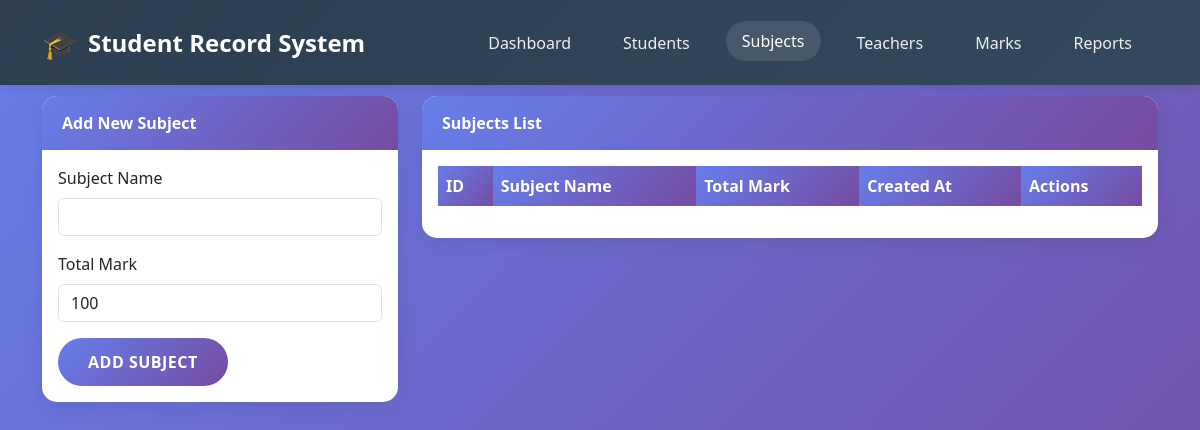
Page /pages/subjects.php on the earlier database version.
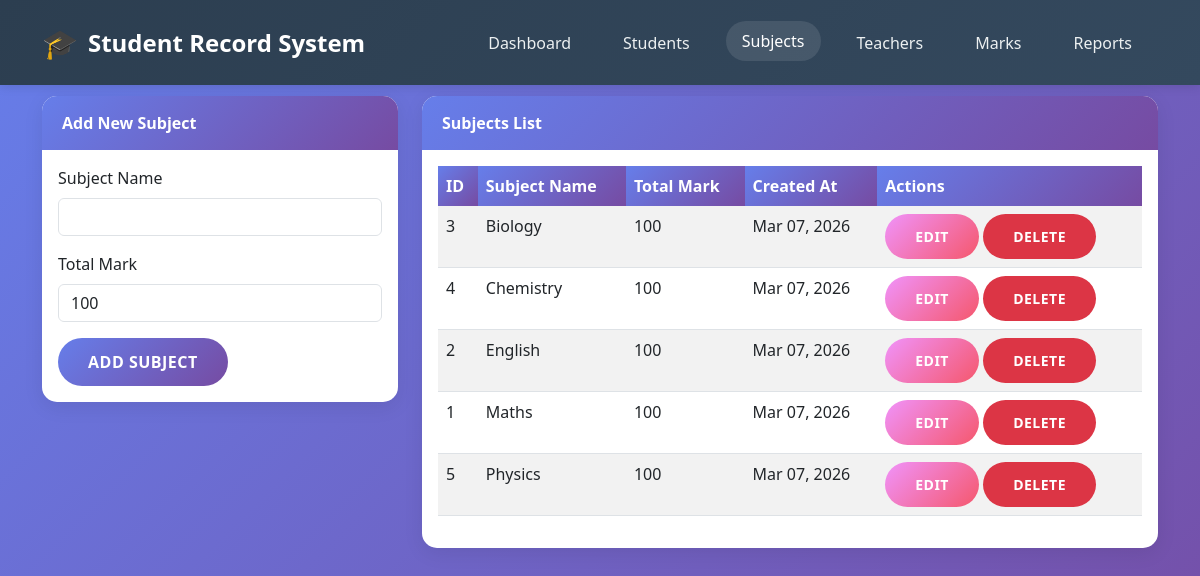
Same page on the later database version.
### tables this page shows
CREATE TABLE IF NOT EXISTS subjects (
    subject_id INT AUTO_INCREMENT PRIMARY KEY,
    subject_name VARCHAR(100) NOT NULL,
    total_mark INT NOT NULL DEFAULT 100,
    created_at TIMESTAMP DEFAULT CURRENT_TIMESTAMP
);

### pages/subjects.php (the view, shortened to what this page needs)
<?php
$db = new Database();
$conn = $db->getConnection();
$edit_subject = null;
$subjects = $conn->query("SELECT * FROM subjects ORDER BY subject_name");
?>
<!DOCTYPE html>
<html lang="en">
<head>
    <link href="https://cdn.jsdelivr.net/npm/bootstrap@5.3.0/dist/css/bootstrap.min.css" rel="stylesheet">
    <link href="../assets/style.css" rel="stylesheet">
</head>
<body>
    <nav class="navbar navbar-expand-lg navbar-dark bg-dark">
        <div class="container">
            <a class="navbar-brand" href="../index.php">Student Record System</a>
            <div class="collapse navbar-collapse" id="navbarNav">
                <ul class="navbar-nav ms-auto">
                    <li class="nav-item">
                        <a class="nav-link" href="../index.php">Dashboard</a>
                    </li>
                    <li class="nav-item">
                        <a class="nav-link" href="students.php">Students</a>
                    </li>
                    <li class="nav-item">
                        <a class="nav-link active" href="subjects.php">Subjects</a>
                    </li>
                    <li class="nav-item">
                        <a class="nav-link" href="teachers.php">Teachers</a>
                    </li>
                    <li class="nav-item">
                        <a class="nav-link" href="marks.php">Marks</a>
                    </li>
                    <li class="nav-item">
                        <a class="nav-link" href="report.php">Reports</a>
                    </li>
                </ul>
            </div>
        </div>
    </nav>
    <div class="container mt-4">
        <div class="row">
            <div class="col-12">
                <h1 class="mb-4">Subject Management</h1>
            </div>
        </div>
        <div class="row">
            <div class="col-md-4">
                <div class="card">
                    <div class="card-header">
                        <?php echo $edit_subject ? 'Edit Subject' : 'Add New Subject'; ?>
                    </div>
                    <div class="card-body">
                        <form method="POST">
                            <div class="mb-3">
                                <label for="subject_name" class="form-label">Subject Name</label>
                                <input type="text" class="form-control" id="subject_name" name="subject_name"
                                       value="<?php echo $edit_subject ? $edit_subject['subject_name'] : ''; ?>" required>
                            </div>
                            <div class="mb-3">
                                <label for="total_mark" class="form-label">Total Mark</label>
                                <input type="number" class="form-control" id="total_mark" name="total_mark"
                                       value="<?php echo $edit_subject ? $edit_subject['total_mark'] : '100'; ?>"
                                       min="1" max="100" required>
                            </div>
                            <button type="submit" class="btn btn-primary" name="<?php echo $edit_subject ? 'edit_subject' : 'add_subject'; ?>">
                                <?php echo $edit_subject ? 'Update Subject' : 'Add Subject'; ?>
                            </button>
                        </form>
                    </div>
                </div>
            </div>
            <div class="col-md-8">
                <div class="card">
                    <div class="card-header">
                        Subjects List
                    </div>
                    <div class="card-body">
                        <div class="table-responsive">
                            <table class="table table-striped">
                                <thead>
                                    <tr>
                                        <th>ID</th>
                                        <th>Subject Name</th>
                                        <th>Total Mark</th>
                                        <th>Created At</th>
                                        <th>Actions</th>
                                    </tr>
                                </thead>
                                <tbody>
                                    <?php while ($subject = $subjects->fetch_assoc()): ?>
                                        <tr>
                                            <td><?php echo $subject['subject_id']; ?></td>
                                            <td><?php echo $subject['subject_name']; ?></td>
                                            <td><?php echo $subject['total_mark']; ?></td>
                                            <td><?php echo date('M d, Y', strtotime($subject['created_at'])); ?></td>
                                            <td>
                                                <a href="subjects.php?edit=<?php echo $subject['subject_id']; ?>"
                                                   class="btn btn-sm btn-warning">Edit</a>
                                                <a href="subjects.php?delete=<?php echo $subject['subject_id']; ?>"
                                                   class="btn btn-sm btn-danger"
                                                   onclick="return confirm('Are you sure you want to delete this subject? This will also delete all related marks.')">Delete</a>
                                            </td>
                                        </tr>
                                    <?php endwhile; ?>
                                </tbody>
                            </table>
                        </div>
                    </div>
                </div>
            </div>
        </div>
    </div>
</body>
</html>

### assets/style.css (style rules this page uses)
* { margin: 0; padding: 0; box-sizing: border-box; }
body { font-family: 'Segoe UI', Tahoma, Geneva, Verdana, sans-serif; background: linear-gradient(135deg, #667eea 0%, #764ba2 100%); min-height: 100vh; color: #333; }
.navbar { background: linear-gradient(135deg, #2c3e50 0%, #34495e 100%) !important; box-shadow: 0 2px 10px rgba(0,0,0,0.1); padding: 1rem 0; position: fixed; top: 0; width: 100%; z-index: 1000; backdrop-filter: blur(10px); }
.navbar-brand { font-weight: 700; font-size: 1.5rem; color: #fff !important; display: flex; align-items: center; }
.navbar-brand::before { content: "🎓"; margin-right: 10px; font-size: 1.8rem; }
.navbar-nav .nav-link { color: #ecf0f1 !important; font-weight: 500; margin: 0 10px; padding: 8px 16px !important; border-radius: 20px; transition: all 0.3s ease; }
.navbar-nav .nav-link:hover, .navbar-nav .nav-link.active { background: rgba(255,255,255,0.1); color: #fff !important; transform: translateY(-2px); }
.card { border: none; border-radius: 15px; box-shadow: 0 5px 20px rgba(0,0,0,0.08); transition: all 0.3s ease; overflow: hidden; }
.card-header { background: linear-gradient(135deg, #667eea 0%, #764ba2 100%); color: white; font-weight: 600; border: none; padding: 15px 20px; }
.btn { border-radius: 25px; padding: 12px 30px; font-weight: 600; text-transform: uppercase; letter-spacing: 0.5px; transition: all 0.3s ease; border: none; position: relative; overflow: hidden; }
.btn::before { content: ''; position: absolute; top: 50%; left: 50%; width: 0; height: 0; border-radius: 50%; background: rgba(255,255,255,0.2); transform: translate(-50%, -50%); transition: width 0.6s, height 0.6s; }
.btn-primary { background: linear-gradient(135deg, #667eea 0%, #764ba2 100%); color: white; }
.btn-warning { background: linear-gradient(135deg, #f093fb 0%, #f5576c 100%); color: white; }
.table th { background: linear-gradient(135deg, #667eea 0%, #764ba2 100%); color: white; border: none; }

Differences in the rows shown:
added subjects: subject_id "3", subject_name "Biology", total_mark "100", created_at "Mar 07, 2026"
added subjects: subject_id "4", subject_name "Chemistry", total_mark "100", created_at "Mar 07, 2026"
added subjects: subject_id "2", subject_name "English", total_mark "100", created_at "Mar 07, 2026"
added subjects: subject_id "1", subject_name "Maths", total_mark "100", created_at "Mar 07, 2026"
added subjects: subject_id "5", subject_name "Physics", total_mark "100", created_at "Mar 07, 2026"
